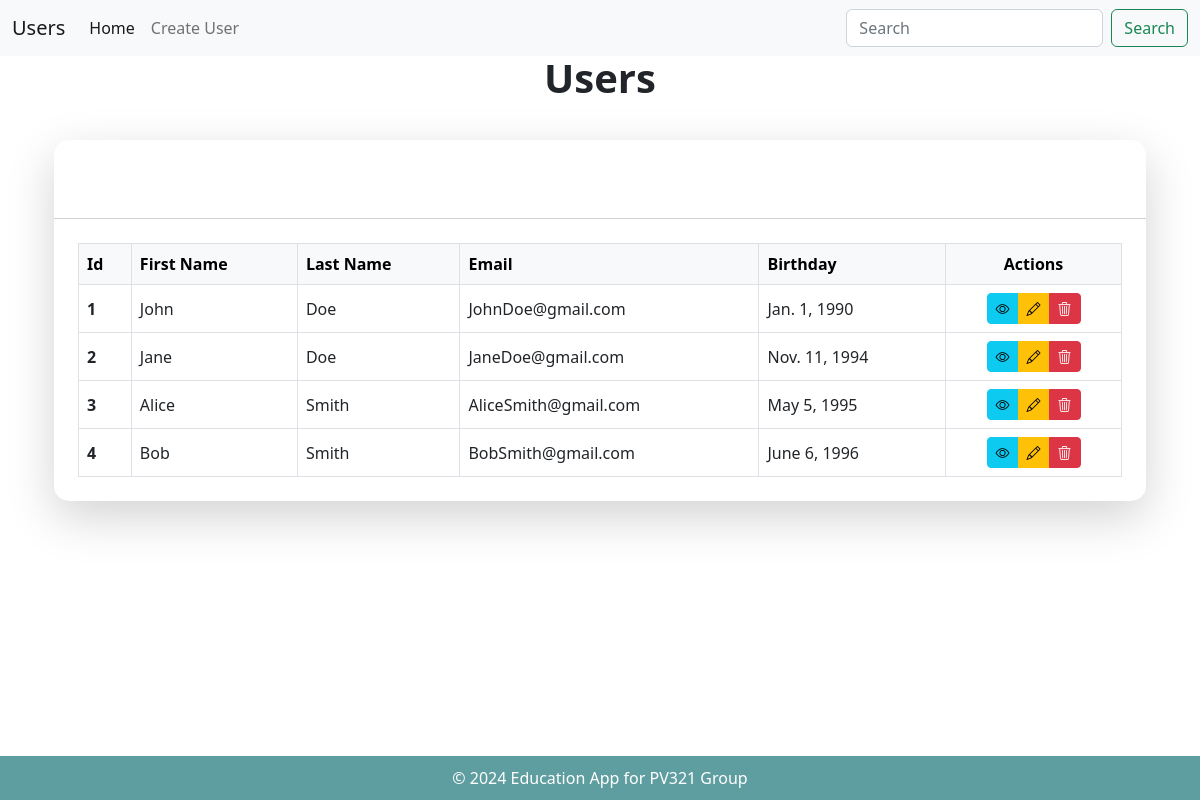
/users/list/, run on the app's committed database.
### users/models.py (models this page shows)
class User(models.Model):
    first_name = models.CharField(max_length=30)
    last_name = models.CharField(max_length=30)
    email = models.EmailField()
    birthday = models.DateField()

### users/views.py (the view)
# urls.py: path('', views.list, name='films_list'),
def list(request):
    users = User.objects.all()
    return render(request, "list.html", {"users": users})

### users/templates/list.html (shortened to what this page needs)
{% extends "_layout.html" %}
{% block header %}
<div class="d-flex justify-content-center align-items-center" style="height: 20px;">
    <h1 style="font-size: 2.5rem; font-weight: bold; text-align: center;">Users</h1>
</div>
{% endblock %}
{% block content %}
<div class="container mt-5">
    <div class="card shadow-lg border-0">
        <div class="card-header bg-gradient text-white text-center"
            style="background: linear-gradient(135deg, #6a11cb, #2575fc);">
            <h2 class="mb-0">User List</h2>
        </div>
        <div class="card-body p-4">
            <table class="table table-hover table-bordered align-middle">
                <thead class="table-light">
                    <tr>
                        <th scope="col">Id </th>
                        <th scope="col">First Name</th>
                        <th scope="col">Last Name</th>
                        <th scope="col">Email</th>
                        <th scope="col">Birthday</th>
                        <th scope="col" class="text-center">Actions</th>
                    </tr>
                </thead>
                <tbody>
                    {% for user in users %}
                    <tr>
                        <th scope="row">{{ user.id }}</th>
                        <td>{{ user.first_name }}</td>
                        <td>{{ user.last_name }}</td>
                        <td>{{ user.email }}</td>
                        <td>{{ user.birthday }}</td>
                        <td class="text-center">
                            <div class="btn-group" role="group">
                                <a href="{% url 'details' user.id %}" class="btn btn-info btn-sm" title="View User">
                                    <i class="bi bi-eye"></i>
                                </a>
                                <a href="{% url 'edit' user.id %}" class="btn btn-warning btn-sm" title="Edit User">
                                    <i class="bi bi-pencil"></i>
                                </a>
                                <button type="button" class="btn btn-danger btn-sm" data-bs-toggle="modal" data-bs-target="#deleteModal{{ user.id }}" title="Delete User">
                                    <i class="bi bi-trash3"></i>
                                </button>
                            </div>
                        </td>
                    </tr>
                    {% endfor %}
                </tbody>
            </table>
        </div>
    </div>
</div>
<link href="https://cdn.jsdelivr.net/npm/bootstrap-icons/font/bootstrap-icons.css" rel="stylesheet">
{% endblock %}

### users/static/style.css (style rules this page uses)
body { display: flex; flex-direction: column; min-height: 100vh; }

### users/templates/list.html (style rules this page uses)
.card-header { border-radius: 10px 10px 0 0; padding: 20px; }
.card { border-radius: 15px; overflow: hidden; }
.table { margin-bottom: 0; }
.btn-group .btn { transition: all 0.3s ease; }

### data on the page
User: id "1", first_name "John", last_name "Doe", email "JohnDoe@gmail.com", birthday "Jan. 1, 1990"
User: id "2", first_name "Jane", last_name "Doe", email "JaneDoe@gmail.com", birthday "Nov. 11, 1994"
User: id "3", first_name "Alice", last_name "Smith", email "AliceSmith@gmail.com", birthday "May 5, 1995"
User: id "4", first_name "Bob", last_name "Smith", email "BobSmith@gmail.com", birthday "June 6, 1996"
